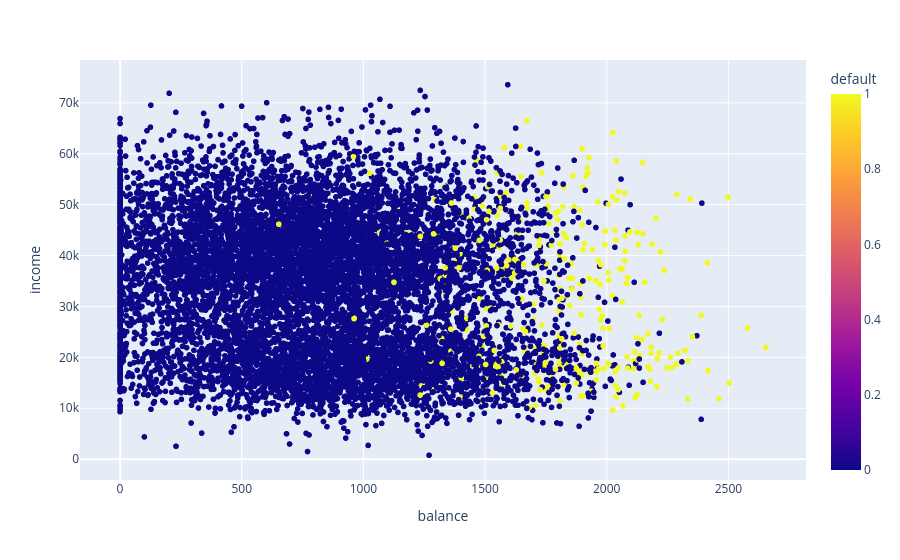

The notebook cell this image was saved under:
### Markdown cell above
## Income Vs Balance

### Code cell
px.scatter(data_frame=df,x='balance',y='income',color='default')

### Figure 1 — Plotly figure (JSON) as saved in the notebook; plotly's stock layout.template omitted (floating-point values rounded to 4 significant figures; data arrays with more than 128 entries replaced by an {"elided": "..."} marker saying what was removed)
{"data": [{"hovertemplate": "balance=%{x}<br>income=%{y}<br>default=%{marker.color}<extra></extra>", "legendgroup": "", "marker": {"color": {"elided": "10000 int values"}, "coloraxis": "coloraxis", "symbol": "circle"}, "mode": "markers", "name": "", "showlegend": false, "type": "scattergl", "x": {"elided": "10000 float values"}, "xaxis": "x", "y": {"elided": "10000 float values"}, "yaxis": "y"}], "layout": {"coloraxis": {"colorbar": {"title": {"text": "default"}}, "colorscale": [[0, "#0d0887"], [0.1111, "#46039f"], [0.2222, "#7201a8"], [0.3333, "#9c179e"], [0.4444, "#bd3786"], [0.5556, "#d8576b"], [0.6667, "#ed7953"], [0.7778, "#fb9f3a"], [0.8889, "#fdca26"], [1, "#f0f921"]]}, "legend": {"tracegroupgap": 0}, "margin": {"t": 60}, "xaxis": {"anchor": "y", "domain": [0, 1], "title": {"text": "balance"}}, "yaxis": {"anchor": "x", "domain": [0, 1], "title": {"text": "income"}}}}
